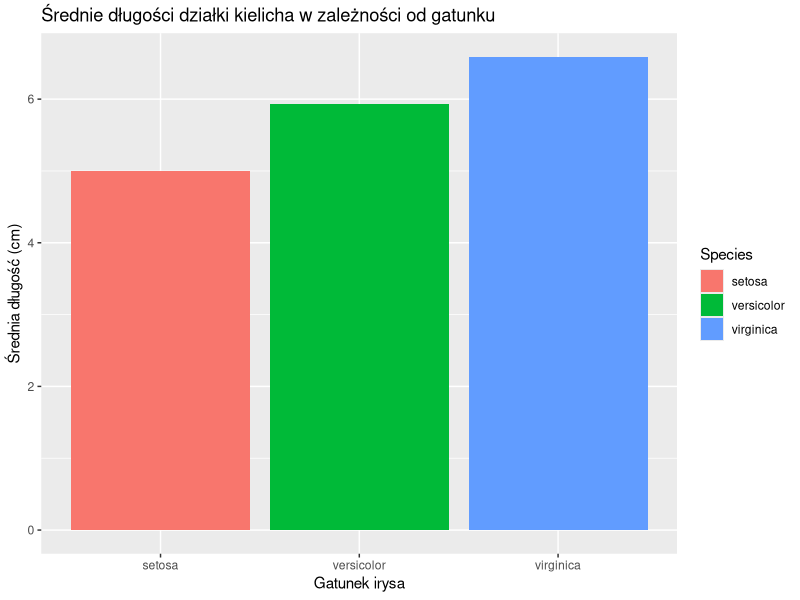
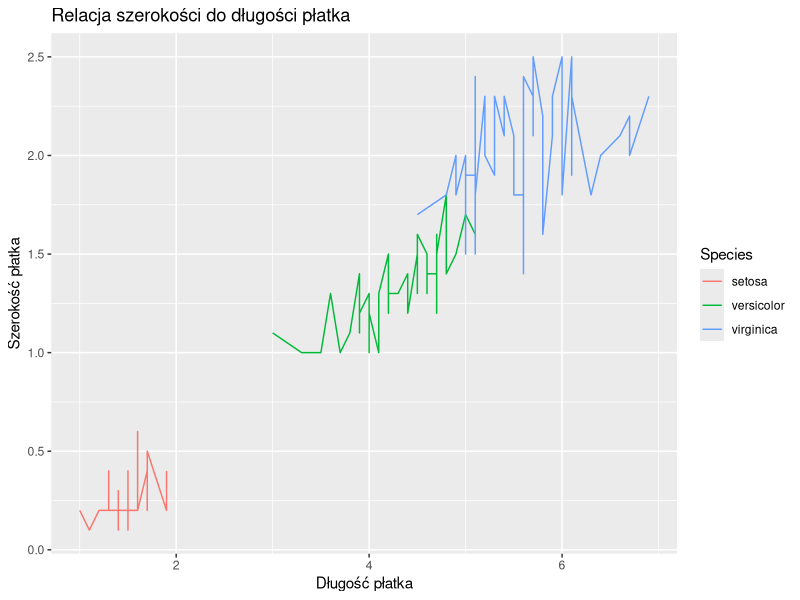
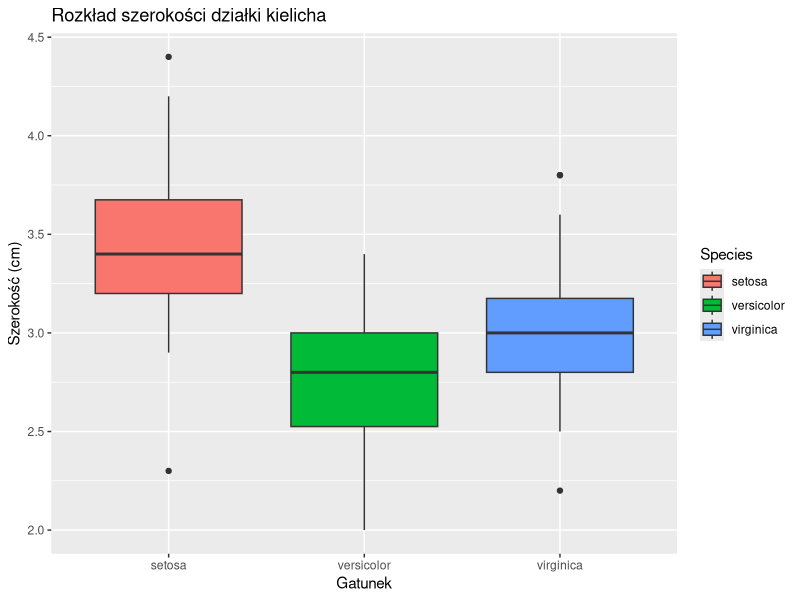

Generate these figures, in order, with R:
## ---- chunk 1
library(dplyr)
library(tidyverse)
library(ggplot2)

## ---- chunk 2
pkt23 <- iris %>% 
  filter(Sepal.Length > 1.5) %>%
  mutate(kielich_wymiary = Sepal.Length * Sepal.Width) %>% 
  group_by(Species) %>% 
  summarise(
    sr_kielich=mean(kielich_wymiary),
    liczba=n()
  )

## ---- chunk 3
knitr::kable(pkt23)
## ---- chunk 4
pk232 <- iris %>% 
  group_by(Species) %>% 
  summarise(
    sr_kielich=mean(Sepal.Length),
    liczba=n()
  )


ggplot(pk232, aes(x = Species, y = sr_kielich, fill = Species)) +
  geom_bar(stat = "identity") +
  labs(title = "Średnie długości działki kielicha w zależności od gatunku", 
       x = "Gatunek irysa", 
       y = "Średnia długość (cm)")

## ---- chunk 5
ggplot(iris, aes(x = Petal.Length, y = Petal.Width, color = Species)) +
  geom_line() +
  labs(
    title = "Relacja szerokości do długości płatka",
    x = "Długość płatka",
    y = "Szerokość płatka"
  ) 
## ---- chunk 6

ggplot(iris, aes(x = Species, y = Sepal.Width, fill = Species)) +
  geom_boxplot() +
  labs(
    title = "Rozkład szerokości działki kielicha",
    x = "Gatunek",
    y = "Szerokość (cm)"
  ) 

